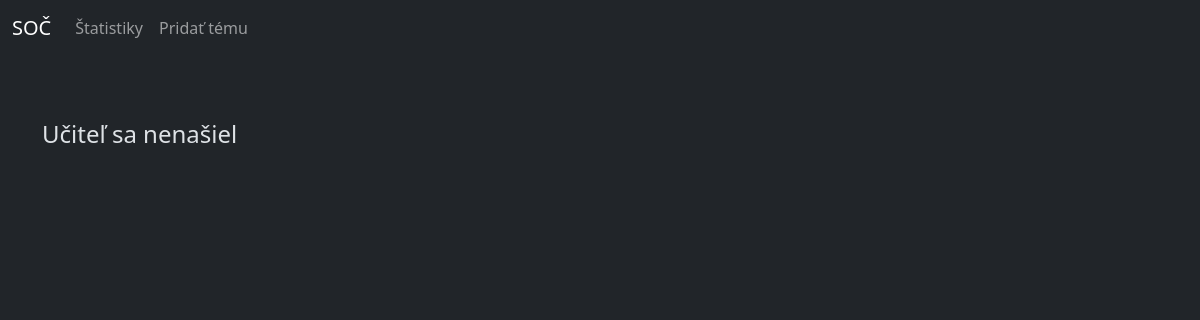
/soc/ucitel/3, run on an earlier commit of the app's database.
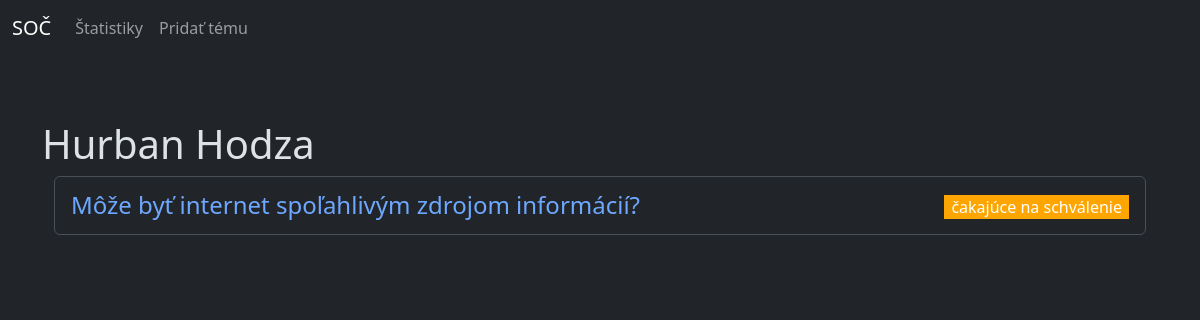
And on a later commit of the database.
### soc/models.py (models this page shows)
class Ucitel(models.Model):
    meno = models.CharField(max_length=20)
    priezvisko = models.CharField(max_length=20)
    email = models.EmailField(max_length=50)
    heslo = models.CharField(max_length=20)
    class Meta:
        verbose_name = "Učiteľ"
        verbose_name_plural = "Učitelia"
        ordering = ["priezvisko"]
    def __str__(self):
        return f"{self.meno} {self.priezvisko}"

class Tema(models.Model):
    nazov = models.CharField(max_length=50)
    popis = models.TextField()
    konzultant = models.ForeignKey(Ucitel, on_delete=models.CASCADE)
    student = models.ForeignKey(Student, on_delete=models.SET_NULL, null=True, blank=True)
    odbor = models.ForeignKey(Odbor, on_delete=models.CASCADE)
    dostupnost = models.ForeignKey(Dostupnost, on_delete=models.CASCADE)
    konzultacie = models.IntegerField()
    class Meta:
        verbose_name = "Téma"
        verbose_name_plural = "Témy"
        ordering = ["nazov"]
    def __str__(self):
        return f"{self.nazov}"

class Dostupnost(models.Model):
    nazov = models.CharField(max_length=22)
    class Meta:
        verbose_name = "Dostupnosť"
        verbose_name_plural = "Dostupnosti"
    def __str__(self):
        return f"{self.nazov}"

### soc/views.py (the view)
# urls.py: path('ucitel/<ucitel>', views.vypis_ucitela, name='ucitel'),
def vypis_ucitela(request, ucitel):
    try:
        ucitel = Ucitel.objects.get(pk=ucitel)
        temy = Tema.objects.filter(konzultant=ucitel).order_by("dostupnost", "id")
    except:
        ucitel = False
        temy = False
    if temy:
        return render(request, "soc/ucitel.html", {"temy":temy, "ucitel":ucitel})
    else:
        return render(request, "soc/ucitel.html", {"ucitel":ucitel})

### soc/models.py (called while the page is built)
    def __str__(self):
        return f"{self.meno} {self.priezvisko}"

    def __str__(self):
        return f"{self.nazov}"

### soc/templates/soc/ucitel.html (shortened to what this page needs)
{% extends "base.html" %}
{% block content %}
{% if ucitel %}
<h1>{{ucitel}}</h1>
{% if temy %}
<div class="container">
    <div class="row">
        <div class="col-md-12">
            <ul class="list-group" id="temy-list">
                {% for tema in temy %}
                <li class="list-group-item">
                    <a class="link-underline link-underline-opacity-0" data-bs-toggle="collapse" href="#{{ tema.id }}" role="button" aria-expanded="false">
                        <div class="d-flex justify-content-between">
                            <h4 style="margin-bottom:0; margin-top:6px;">{{ tema }}</h4>
                            {% if tema.dostupnost.nazov == "voľné" %}
                            <p style="margin-top: 10px; margin-bottom: 7px; color: white;background-color:green; padding: 0 7px;">{{ tema.dostupnost }}</p>
                            {% elif tema.dostupnost.nazov == "čakajúce na schválenie" %}
                            <p style="margin-top: 10px; margin-bottom: 7px; color: white; background-color:orange; padding: 0 7px;">{{ tema.dostupnost }}</p>
                            {% elif tema.dostupnost.nazov == "obsadené" %}
                            <p style="margin-top: 10px; margin-bottom: 7px; color: white; background-color:red; padding: 0 7px;">{{ tema.dostupnost }}</p>
                            {% endif %}
                        </div>
                    </a>
                </li>
                {% endfor %}
            </ul>
          </div>
</div>
{% else %}
<h4>nemá priradenú tému</h4>
{% endif %}
{% else %}
<h4>Učiteľ sa nenašiel</h4>
{% endif %}
{% endblock content %}

What changed in the data, as far as the page shows it:
added Ucitel: meno+priezvisko "Hurban Hodza"
added Tema: nazov "Môže byť internet spoľahlivým zdrojom informácií?", dostupnost "čakajúce na schválenie"
Also different on the page:
text no longer shown: "Učiteľ sa nenašiel"
